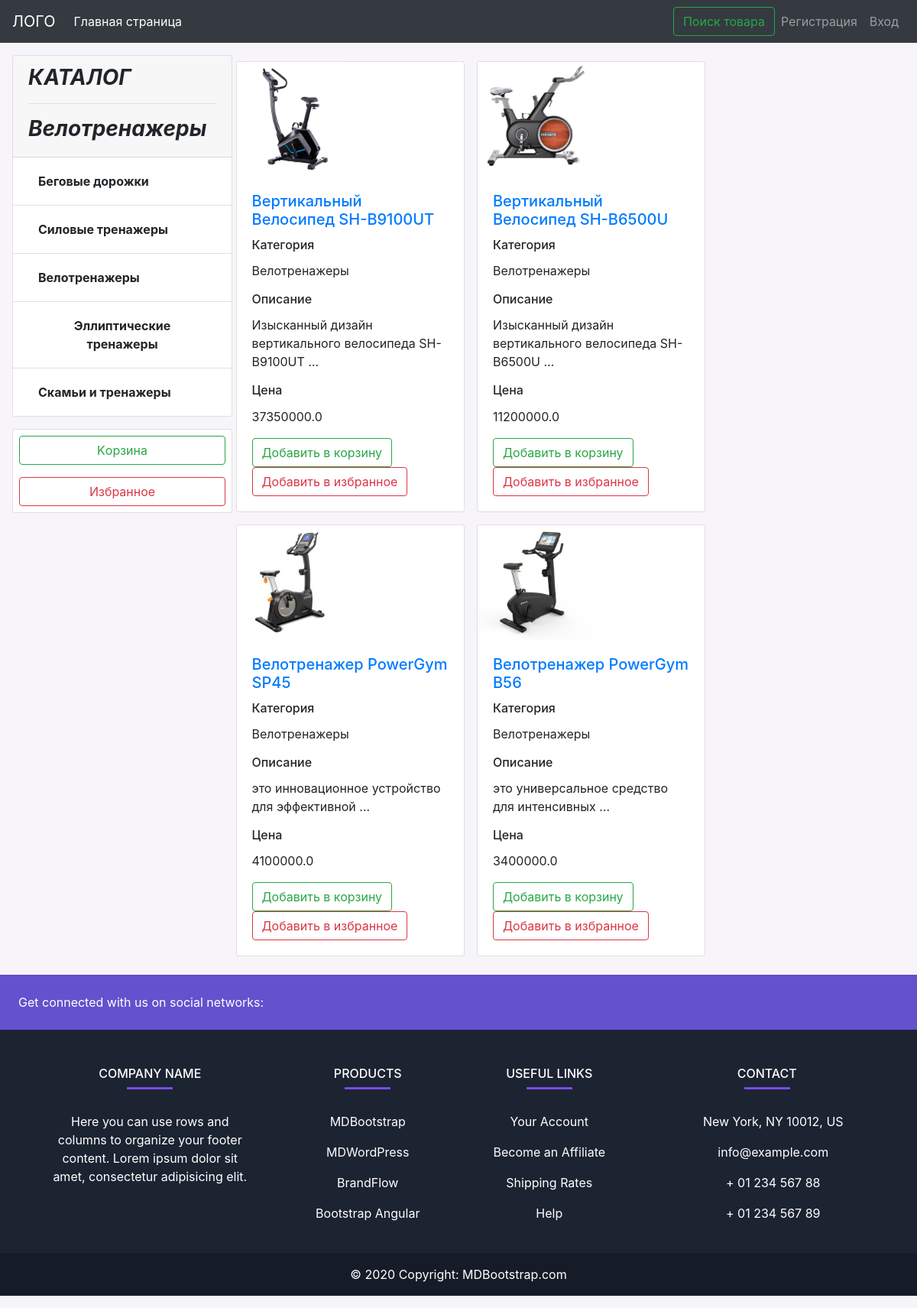
Screenshot of /category/3/ with the database file from the repository.
### shop/models.py (models this page shows, shortened)
class Category(models.Model):
    title = models.CharField(max_length=250, verbose_name='Категория')
    def __str__(self):
        return self.title
    class Meta:
        verbose_name = 'Категория'
        verbose_name_plural = 'Категории'

class Shop(models.Model):
    title = models.CharField(max_length=250, verbose_name='Название')
    description = models.TextField(verbose_name='Описание')
    price = models.FloatField(verbose_name='Цена')
    photo = models.ImageField(upload_to='product/', null=False, verbose_name='Фото')
    category = models.ForeignKey('Category', on_delete=models.CASCADE)
    class Meta:
        verbose_name = 'Продукт'
        verbose_name_plural = 'Продукты'

### shop/views.py (the view)
# urls.py: path('category/<int:category_id>/', category_page, name='category_page'),
def category_page(request, category_id):
    category = Category.objects.get(id=category_id)
    shops = Shop.objects.filter(category=category)
    categories = Category.objects.all()
    context = {
        'title': category.title,
        'category': category,
        'shops': shops,
        'categories': categories
    }
    return render(request, 'shop/main_page.html', context)

### shop/templates/shop/main_page.html (shortened to what this page needs)
{% extends 'base.html' %}
{% block main %}
<div class="m-3">
    <div class="row">
        <div class="col-md-3">
            <div class="card" style="width: 18rem;">
                <div class="card-header">
                    <h3>
                        <b><i>КАТАЛОГ
                            <hr>
                            {{category.title}}</i></b>
                    </h3>
                </div>
                <div class="categories d-flex justify-content-between">
                    <ul class="list-group list-group-flush">
                        {% for category in categories %}
                        <li class="list-group-item">
                            <a class="btn" href="{% url 'main:category_page' category.id %}">
                                <b>{{ category.title }}</b>
                            </a>
                        </li>
                        {% endfor %}
                    </ul>
                </div>
            </div>
            <div class="card mt-3 mb-3" style="width: 18rem;">
                <a href="{% url 'basket:my_basket' %}" class="btn btn-outline-success m-2">Kорзинa</a>
                <a href="{% url 'favorites:favorite_list' %}" class="btn btn-outline-danger m-2">Избранное</a>
            </div>
        </div>
        <div class="col-md-9">
            <div class="row row-cols-1 row-cols-md-3 g-4">
                {% for shop in shops %}
                <div class="card m-2" style="width: 18rem;">
                    <img class="card-img-top img-fluid" src="{{ shop.photo.url }}"
                         style="width: 150px; height: 150px;" alt="Small image">
                    <div class="card-body">
                        <h5 class="card-title">
                            <a href="{% url 'main:shop_detail' shop.pk %}">{{ shop.title}}</a>
                        </h5>
                        <h6 class="card-title">Категория</h6>
                        <p class="card-text">{{ shop.category }}</p>
                        <h6 class="card-title">Описание</h6>
                        <p class="card-text">{{ shop.description|truncatewords:5 }}</p>
                        <h6 class="card-title">Цена</h6>
                        <p class="card-text">{{ shop.price }}</p>
                        <a href="{% url 'basket:basket_add' shop.id %}" class="btn btn-outline-success">Добавить в
                            корзину</a>
                        <a href="{% url 'favorites:add_to_favorites' shop.id %}" class="btn btn-outline-danger">Добавить в
                            избранное</a>
                    </div>
                </div>
                {% endfor %}
            </div>
        </div>
    </div>
</div>
{% endblock main %}

### rows the page displays
Category: title "Велотренажеры"
Category: title "Беговые дорожки"
Category: title "Силовые тренажеры"
Category: title "Эллиптические тренажеры"
Category: title "Скамьи и тренажеры"
Shop: photo (picture), title "Вертикальный Велосипед SH-B9100UT", category "Велотренажеры", description "Изысканный дизайн вертикального велосипеда SH-B9100UT …", price "37350000.0"
Shop: photo (picture), title "Вертикальный Велосипед SH-B6500U", category "Велотренажеры", description "Изысканный дизайн вертикального велосипеда SH-B6500U …", price "11200000.0"
Shop: photo (picture), title "Велотренажер PowerGym SP45", category "Велотренажеры", description "это инновационное устройство для эффективной …", price "4100000.0"
Shop: photo (picture), title "Велотренажер PowerGym B56", category "Велотренажеры", description "это универсальное средство для интенсивных …", price "3400000.0"
